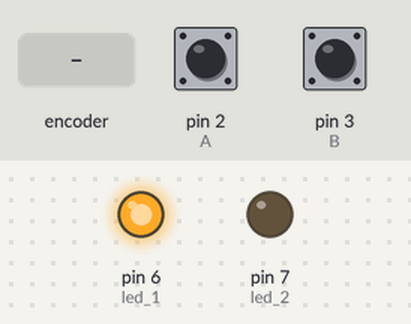
Bench run of a sketch on a simulated Arduino Uno, built with avr-gcc and run on an emulated ATmega328P. Shown: output pins drawn as LEDs (lit = HIGH). Dashed ring = blinking. The test bench sets the inputs (shaded band); at power-on: pin 2 (A) HIGH, pin 3 (B) HIGH.

Above: at 1.2 s.
1.3 s: rotary encoder on pin 2 (A) / pin 3 (B) turned 3 steps (first pin leading)
At 1.51 s:
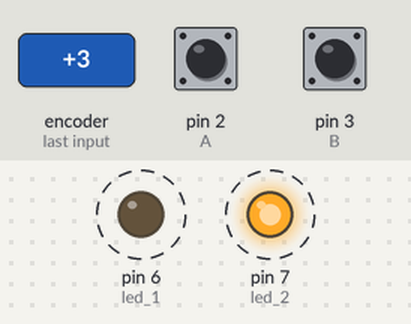
Timing chart, 0 to 4.3 s (numbered marks = the images above; inputs shaded):
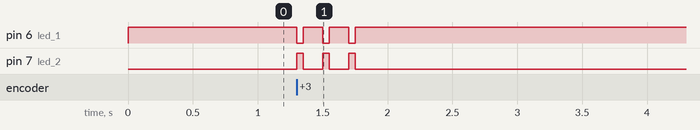

Measured:
- after the input at 1.3 s, pin 6 (led_1): alternates HIGH for 0.15 s and LOW for 0.05 s, 6 changes in all, then stays HIGH, starting at once; pin 7 (led_2): alternates HIGH for 0.05 s and LOW for 0.15 s, 6 changes in all, then stays LOW, starting at once

The sketch:

rotary_1.ino
```cpp
#define A 2
#define B 3
#define led_1 6
#define led_2 7

void setup() {
  // put your setup code here, to run once:
  pinMode(A, INPUT_PULLUP);
  pinMode(B, INPUT_PULLUP);
  pinMode(led_1, OUTPUT);
  pinMode(led_2, OUTPUT);
}

void loop() {
  // put your main code here, to run repeatedly:
  int val_A = digitalRead(A);
  int val_B = digitalRead(B);
  if(val_A == HIGH){
    digitalWrite(led_1, HIGH);
    digitalWrite(led_2, LOW);
    }else if(val_B == HIGH){
    digitalWrite(led_1, LOW);
    digitalWrite(led_2, HIGH);
      }
}
```
